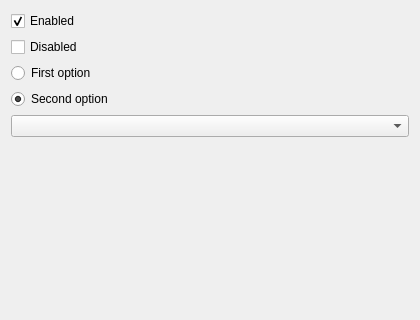
<?xml version="1.0" encoding="UTF-8"?>
<ui version="4.0"><class>Dialog</class><widget class="QDialog" name="Dialog"><property name="geometry"><rect><x>0</x><y>0</y><width>420</width><height>320</height></rect></property><property name="windowTitle"><string>Checks 4</string></property><layout class="QVBoxLayout" name="verticalLayout"><property name="leftMargin"><number>11</number></property><property name="topMargin"><number>11</number></property><property name="rightMargin"><number>11</number></property><property name="bottomMargin"><number>11</number></property><property name="spacing"><number>6</number></property><item><widget class="QCheckBox" name="check_1"><property name="text"><string>Enabled</string></property><property name="checked"><bool>true</bool></property></widget></item><item><widget class="QCheckBox" name="check_2"><property name="text"><string>Disabled</string></property><property name="checked"><bool>false</bool></property></widget></item><item><widget class="QRadioButton" name="radio_1"><property name="text"><string>First option</string></property><property name="checked"><bool>false</bool></property></widget></item><item><widget class="QRadioButton" name="radio_2"><property name="text"><string>Second option</string></property><property name="checked"><bool>true</bool></property></widget></item><item><widget class="QComboBox" name="combo"></widget></item><item><spacer name="verticalSpacer"><property name="orientation"><enum>Qt::Orientation::Vertical</enum></property><property name="sizeHint" stdset="0"><size><width>40</width><height>20</height></size></property></spacer></item></layout></widget></ui>
